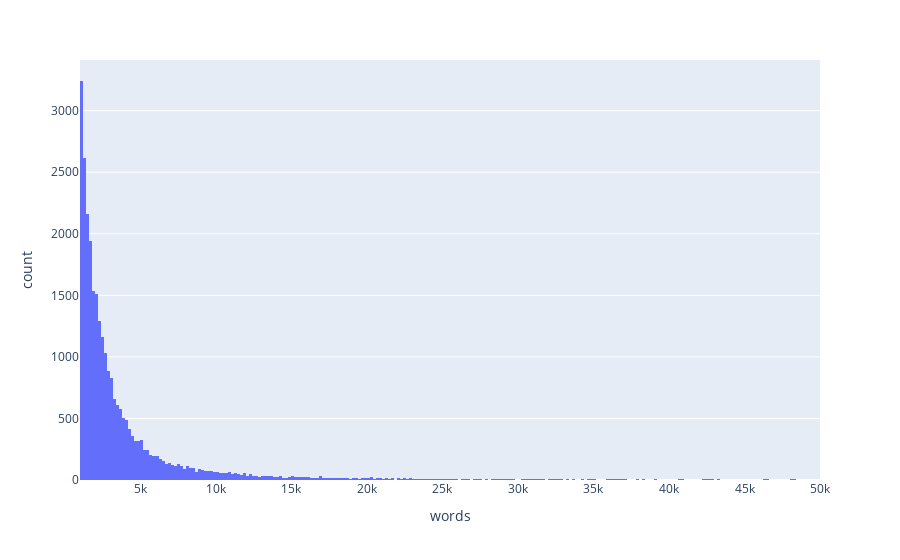

Here is the notebook cell this chart was saved with:
### Markdown cell above
# Pull out long and short examples of scraped fanfiction for SpanBERT

### Code cell
# Load fanfiction metadata to select stories
import pandas as pd

selected_fandoms = [
#     'harrypotter',
#     'allmarvel',
    'homestuck',
#     'walking_dead',
]

for fandom in selected_fandoms:
    metadata_fpath = f'/data/fanfiction_ao3/{fandom}/complete_en_1k-50k/metadata.csv'
    metadata = pd.read_csv(metadata_fpath)

print(metadata.columns)

import plotly.express as px
fig = px.histogram(metadata, x='words')
fig.show()

### Figure 1 — Plotly figure (JSON) as saved in the notebook; plotly's stock layout.template omitted (floating-point values rounded to 4 significant figures; data arrays with more than 128 entries replaced by an {"elided": "..."} marker saying what was removed)
{"data": [{"alignmentgroup": "True", "bingroup": "x", "hovertemplate": "words=%{x}<br>count=%{y}<extra></extra>", "legendgroup": "", "marker": {"color": "#636efa"}, "name": "", "offsetgroup": "", "orientation": "v", "showlegend": false, "type": "histogram", "x": {"elided": "28100 int values"}, "xaxis": "x", "yaxis": "y"}], "layout": {"autosize": true, "barmode": "relative", "legend": {"tracegroupgap": 0}, "margin": {"t": 60}, "xaxis": {"anchor": "y", "autorange": true, "domain": [0, 1], "range": [999.5, 50000.0], "title": {"text": "words"}, "type": "linear"}, "yaxis": {"anchor": "x", "autorange": true, "domain": [0, 1], "range": [0, 3412.0], "title": {"text": "count"}}}}
